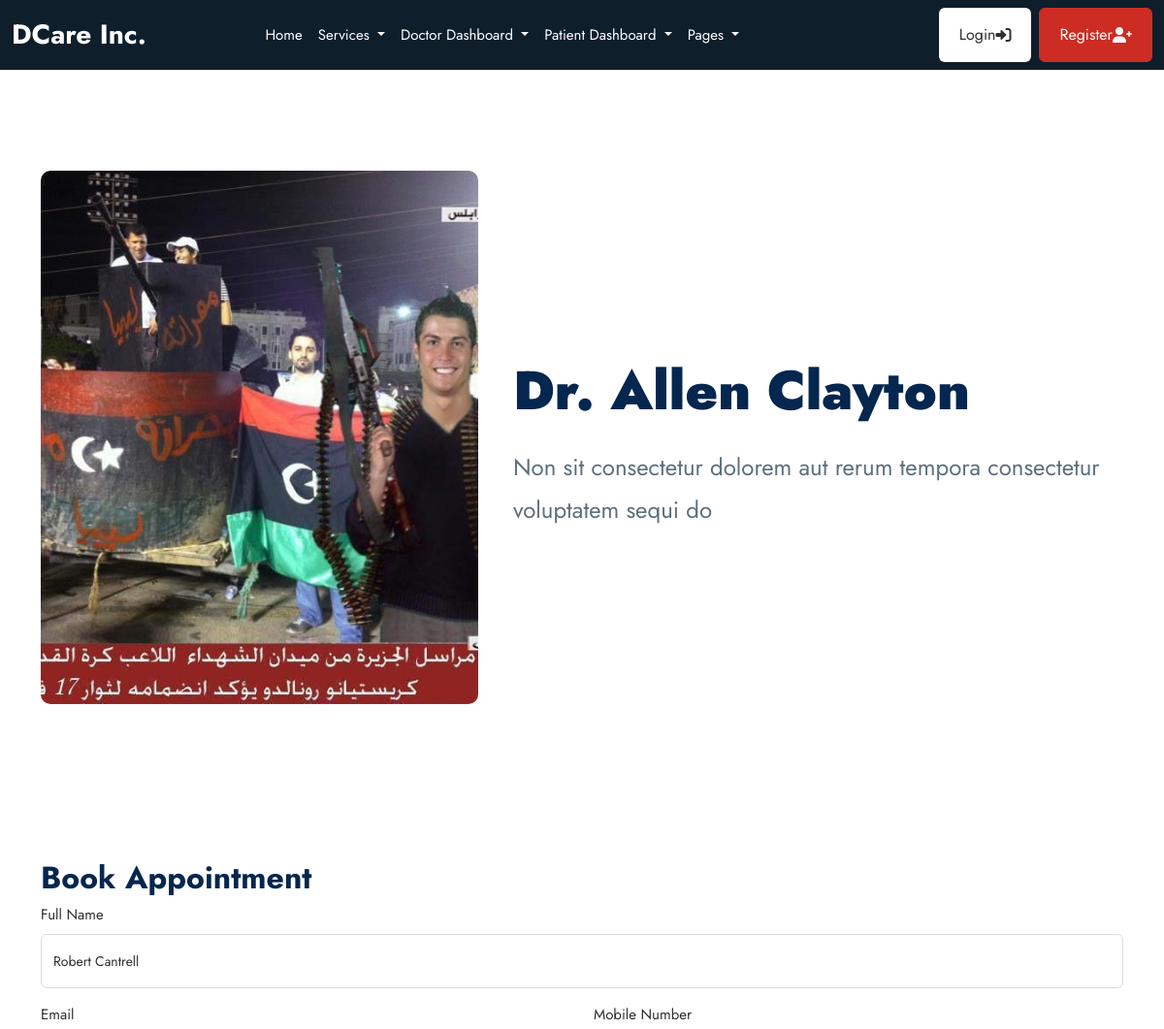
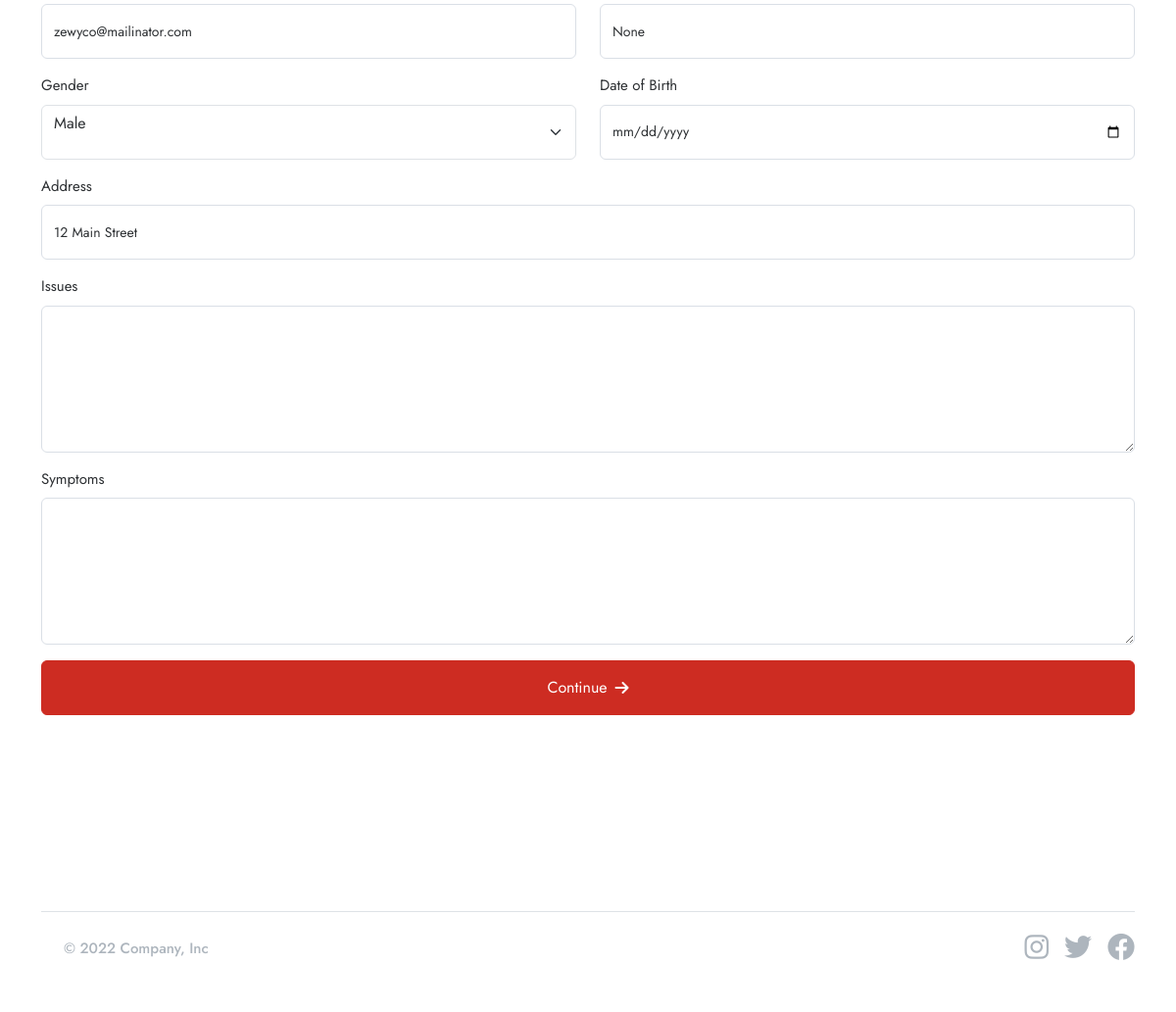
The page /book_appointment/1/4/ (signed in) on the database its author committed (2 pictures, top to bottom).
### doctor/models.py (models this page shows, shortened)
class Doctor(models.Model):
    user = models.OneToOneField(userauths_models.User, on_delete=models.CASCADE)
    full_name = models.CharField(max_length=100, null=True, blank=True)
    image = models.FileField(upload_to="images", null=True, blank=True)
    mobile = models.CharField(max_length=100, null=True, blank=True)
    country = models.CharField(max_length=100, null=True, blank=True)
    bio = models.CharField(max_length=100, null=True, blank=True)
    specialization = models.CharField(max_length=100, null=True, blank=True)
    qualifications = models.CharField(max_length=100, null=True, blank=True)
    years_of_experience = models.CharField(max_length=100, null=True, blank=True)
    next_available_appointment_date = models.DateTimeField(default=timezone.now, null=True, blank=True)

### patient/models.py (models this page shows, shortened)
class Patient(models.Model):
    user = models.OneToOneField(userauths_models.User, on_delete=models.CASCADE)
    image = models.FileField(upload_to="images", null=True, blank=True)
    full_name = models.CharField(max_length=100, null=True, blank=True)
    email = models.CharField(max_length=100, null=True, blank=True)
    mobile = models.CharField(max_length=100, null=True, blank=True)
    address = models.CharField(max_length=100, null=True, blank=True)
    gender = models.CharField(max_length=100, null=True, blank=True)
    date_of_birth = models.DateField(default=timezone.now, null=True, blank=True)
    blood_group = models.CharField(max_length=100, null=True, blank=True)

### base/views.py (the view, shortened to what this page needs)
# urls.py: path("book_appointment/<service_id>/<doctor_id>/", views.book_appointment, name="book_appointment"),
@login_required
def book_appointment(request, service_id, doctor_id):
    service = base_models.Service.objects.get(id=service_id)
    doctor = doctor_models.Doctor.objects.get(id=doctor_id)
    patient = patient_models.Patient.objects.get(user=request.user)
    context = {
        "service": service,
        "doctor": doctor,
        "patient": patient,
    }
    return render(request, "base/book_appointment.html", context)

### templates/base/book_appointment.html (shortened to what this page needs)
{% extends 'partials/base.html' %} {% block content %}
<section class="container">
    <div class="row d-flex justify-content-center align-items-center">
        <div class="col-12 col-lg-5">
            <img class="img-fluid mt-4" style="width: 100%; height: 550px; object-fit: cover; border-radius: 10px" src="{{doctor.image.url}}" alt="" />
        </div>
        <div class="col-12 col-lg-7 p-4 rounded-3 bg-white">
            <h1 class="display-4 fw-bold mt-5">
                <span class=""><b>Dr. {{doctor.full_name}}</b></span>
            </h1>
            <p class="fs-4 mt-4">{{doctor.bio|default:""}}</p>
        </div>
    </div>
</section>
<section class="container">
    <div class="">
        <h2 class="">Book Appointment</h2>
    </div>
    <form class="row" method="POST">
        <div class="col-lg-12 mb-3">
            <label for="name" class="mb-2">Full Name</label>
            <input type="text" value="{{patient.full_name}}" name="full_name" class="form-control" placeholder="John Doe" />
        </div>
        <div class="col-lg-6 mb-3">
            <label for="name" class="mb-2">Email</label>
            <input type="text" value="{{patient.email}}" name="email" class="form-control" placeholder="johndoe@gmail.com" />
        </div>
        <div class="col-lg-6 mb-3">
            <label for="name" class="mb-2">Mobile Number</label>
            <input type="text" value="{{patient.mobile}}" name="mobile" class="form-control" placeholder="+123 (456) 7890" />
        </div>
        <div class="col-lg-6 mb-3">
            <label for="name" class="mb-2">Gender</label>
            <select name="gender" id="" class="form-select pb-4">
                <option  {% if patient.gender == "Male" %} selected {% endif %}value="Male">Male</option>
            </select>
        </div>
        <div class="col-lg-6 mb-3">
            <label for="name" class="mb-2">Date of Birth</label>
            <input type="date" value="{{patient.date_of_birth}}" name="date_of_birth" class="form-control" />
        </div>
        <div class="col-lg-12 mb-3">
            <label for="name" class="mb-2">Address</label>
            <input type="text" value="{{patient.address}}" name="address" class="form-control" placeholder="123 Main Street" />
        </div>
        <div class="col-lg-12 mb-3">
            <label for="name" class="mb-2">Issues</label>
            <textarea name="issues" class="form-control" id=""></textarea>
        </div>
        <div class="col-lg-12 mb-3">
            <label for="name" class="mb-2">Symptoms</label>
            <textarea name="symptoms" class="form-control" id=""></textarea>
        </div>
        <div class="col-lg-12 mb-3">
            <button type="submit" class="btn btn-primary w-100">Continue <i class="fas fa-arrow-right ms-2"></i></button>
        </div>
    </form>
</section>
{% endblock content %}

### rows shown on the page
Doctor: image (picture), full_name "Allen Clayton", bio "Non sit consectetur dolorem aut rerum tempora consectetur voluptatem sequi do"
Patient: full_name "Robert Cantrell", email "zewyco@mailinator.com", mobile "None", gender "Male", address "12 Main Street"
